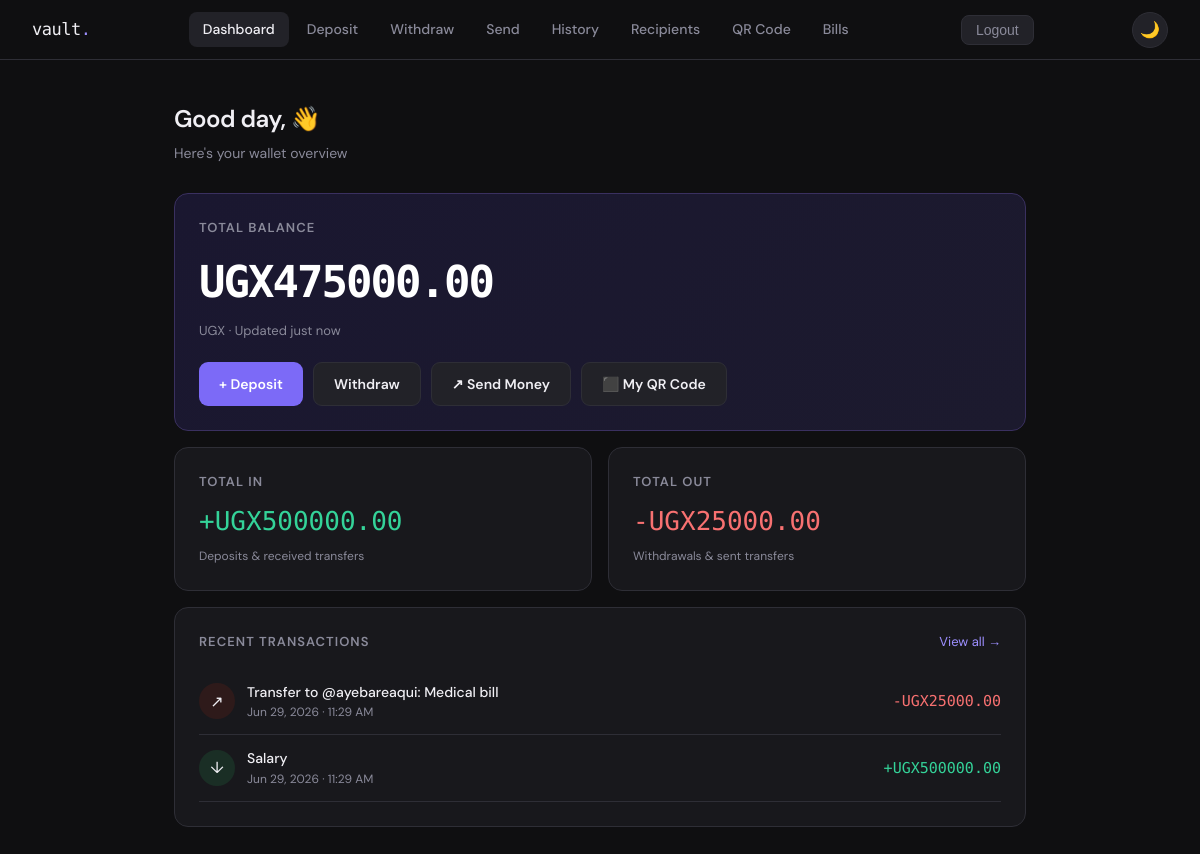
The page / (signed in) on the database its author committed.
### wallet/models.py (models this page shows, shortened)
class Wallet(models.Model):
    user = models.OneToOneField(User, on_delete=models.CASCADE, related_name='wallet')
    balance = models.DecimalField(max_digits=12, decimal_places=2, default=0.00)
    currency = models.CharField(max_length=3, default='UGX')
    created_at = models.DateTimeField(auto_now_add=True)
    updated_at = models.DateTimeField(auto_now=True)

class Transaction(models.Model):
    TRANSACTION_TYPES = [
        ('deposit', 'Deposit'),
        ('withdrawal', 'Withdrawal'),
        ('transfer_in', 'Transfer In'),
        ('transfer_out', 'Transfer Out'),
    ]
    STATUS_CHOICES = [
        ('pending', 'Pending'),
        ('completed', 'Completed'),
        ('failed', 'Failed'),
    ]
    id = models.UUIDField(primary_key=True, default=uuid.uuid4, editable=False)
    wallet = models.ForeignKey(Wallet, on_delete=models.CASCADE, related_name='transactions')
    transaction_type = models.CharField(max_length=20, choices=TRANSACTION_TYPES)
    amount = models.DecimalField(max_digits=12, decimal_places=2)
    status = models.CharField(max_length=10, choices=STATUS_CHOICES, default='completed')
    description = models.CharField(max_length=255, blank=True)
    reference = models.CharField(max_length=100, blank=True)
    created_at = models.DateTimeField(auto_now_add=True)
    class Meta:
        ordering = ['-created_at']

### wallet/views.py (the view)
# urls.py: path('', views.dashboard, name='dashboard'),
@login_required
def dashboard(request):
    wallet = request.user.wallet
    recent_txns = wallet.transactions.all()[:5]
    total_in = wallet.transactions.filter(
        transaction_type__in=['deposit', 'transfer_in'], status='completed'
    ).aggregate(t=Sum('amount'))['t'] or 0
    total_out = wallet.transactions.filter(
        transaction_type__in=['withdrawal', 'transfer_out'], status='completed'
    ).aggregate(t=Sum('amount'))['t'] or 0
    return render(request, 'wallet/dashboard.html', {
        'wallet': wallet,
        'recent_txns': recent_txns,
        'total_in': total_in,
        'total_out': total_out,
    })

### templates/wallet/dashboard.html (shortened to what this page needs)
{% extends 'wallet/base.html' %}
{% block content %}
<div class="page">
  <div class="page-header">
    <h1>Good day, {{ user.first_name }} 👋</h1>
    <p class="text-muted">Here's your wallet overview</p>
  </div>
  <div class="card" style="margin-bottom:16px; background: linear-gradient(135deg, #1a1730 0%, #1c1a2e 100%); border-color: #3a3060;">
    <div class="card-title">Total Balance</div>
    <div style="font-size:44px; font-weight:600; font-family:var(--mono); letter-spacing:-2px; color:#fff; margin: 6px 0 4px;">
      UGX<span>{{ wallet.balance|floatformat:2 }}</span>
    </div>
    <div style="font-size:13px; color:var(--muted);">{{ wallet.currency }} · Updated just now</div>
    <div style="margin-top:20px; display:flex; gap:10px; flex-wrap:wrap;">
      <a href="{% url 'deposit' %}" class="btn btn-primary">+ Deposit</a>
      <a href="{% url 'withdraw' %}" class="btn btn-ghost">Withdraw</a>
      <a href="{% url 'transfer' %}" class="btn btn-ghost">↗ Send Money</a>
      <a href="{% url 'qr_code' %}" class="btn btn-ghost">⬛ My QR Code</a>
    </div>
  </div>
  <div class="grid-2" style="margin-bottom:16px;">
    <div class="card">
      <div class="card-title">Total In</div>
      <div style="font-size:26px; font-family:var(--mono); font-weight:500;" class="text-green">+UGX{{ total_in|floatformat:2 }}</div>
      <div style="font-size:12px; color:var(--muted); margin-top:4px;">Deposits & received transfers</div>
    </div>
    <div class="card">
      <div class="card-title">Total Out</div>
      <div style="font-size:26px; font-family:var(--mono); font-weight:500;" class="text-red">-UGX{{ total_out|floatformat:2 }}</div>
      <div style="font-size:12px; color:var(--muted); margin-top:4px;">Withdrawals & sent transfers</div>
    </div>
  </div>
  <div class="card">
    <div style="display:flex; justify-content:space-between; align-items:center; margin-bottom:16px;">
      <div class="card-title" style="margin-bottom:0;">Recent Transactions</div>
      <a href="{% url 'transactions' %}" style="font-size:13px;">View all →</a>
    </div>
    {% if recent_txns %}
      {% for txn in recent_txns %}
      <div style="display:flex; justify-content:space-between; align-items:center; padding:12px 0; border-bottom:1px solid var(--border);">
        <div style="display:flex; align-items:center; gap:12px;">
          <div style="width:36px; height:36px; border-radius:50%; display:flex; align-items:center; justify-content:center; font-size:16px;
            background:{% if txn.transaction_type == 'deposit' or txn.transaction_type == 'transfer_in' %}#1a2e25{% else %}#2e1a1a{% endif %};">
            {% if txn.transaction_type == 'deposit' %}↓
            {% elif txn.transaction_type == 'withdrawal' %}↑
            {% elif txn.transaction_type == 'transfer_in' %}↙
            {% else %}↗{% endif %}
          </div>
          <div>
            <div style="font-size:14px; font-weight:500;">{{ txn.description|default:txn.get_transaction_type_display }}</div>
            <div style="font-size:12px; color:var(--muted);">{{ txn.created_at|date:"M d, Y · g:i A" }}</div>
          </div>
        </div>
        <div style="font-family:var(--mono); font-size:15px; font-weight:500;"
          class="{% if txn.transaction_type == 'deposit' or txn.transaction_type == 'transfer_in' %}text-green{% else %}text-red{% endif %}">
          {% if txn.transaction_type == 'deposit' or txn.transaction_type == 'transfer_in' %}+{% else %}-{% endif %}UGX{{ txn.amount|floatformat:2 }}
        </div>
      </div>
      {% endfor %}
    {% else %}
      <div style="text-align:center; padding:32px 0; color:var(--muted); font-size:14px;">
        No transactions yet.<br>
        <a href="{% url 'deposit' %}">Make your first deposit →</a>
      </div>
    {% endif %}
  </div>
</div>
{% endblock %}

### templates/wallet/base.html (style rules this page uses)
*, *::before, *::after { box-sizing: border-box; margin: 0; padding: 0; }
:root { --bg: #0f0f11; --surface: #18181c; --surface2: #222228; --border: #2e2e36; --text: #f0eff4; --muted: #8a8a9a; --accent: #7c6af7; --accent-light: #9d8fff; --green: #34d399; --red: #f87171; --yellow: #fbbf24; --radius: 14px; --mono: 'DM Mono', monospace; --sans: 'DM Sans', sans-serif; }
body { background: var(--bg); color: var(--text); font-family: var(--sans); font-size: 15px; line-height: 1.6; min-height: 100vh; }
a { color: var(--accent-light); text-decoration: none; }
.page { max-width: 900px; margin: 0 auto; padding: 40px 24px; }
.card { background: var(--surface); border: 1px solid var(--border); border-radius: var(--radius); padding: 24px; }
.card-title { font-size: 13px; font-weight: 600; letter-spacing: 0.08em; text-transform: uppercase; color: var(--muted); margin-bottom: 8px; }
.btn { display: inline-flex; align-items: center; justify-content: center; gap: 8px; padding: 10px 20px; border-radius: 9px; font-family: var(--sans); font-size: 14px; font-weight: 600; cursor: pointer; border: none; transition: all 0.15s; }
.btn-primary { background: var(--accent); color: #fff; }
.btn-ghost { background: var(--surface2); color: var(--text); border: 1px solid var(--border); }
.text-muted { color: var(--muted); }
.text-green { color: var(--green); }
.text-red { color: var(--red); }
.grid-2 { display: grid; grid-template-columns: 1fr 1fr; gap: 16px; }
.page-header { margin-bottom: 28px; }
.page-header h1 { font-size: 24px; font-weight: 600; letter-spacing: -0.5px; }
.page-header p { color: var(--muted); font-size: 14px; margin-top: 4px; }

### rows shown on the page
Wallet: balance "475000.00", currency "UGX"
Transaction: description "Transfer to @ayebareaqui: Medical bill", created_at "Jun 29, 2026 · 11:29 AM", amount "25000.00"
Transaction: description "Salary", created_at "Jun 29, 2026 · 11:29 AM", amount "500000.00"

### other values the page prints
{{ total_in|floatformat:2 }} "500000.00"
{{ total_out|floatformat:2 }} "25000.00"
